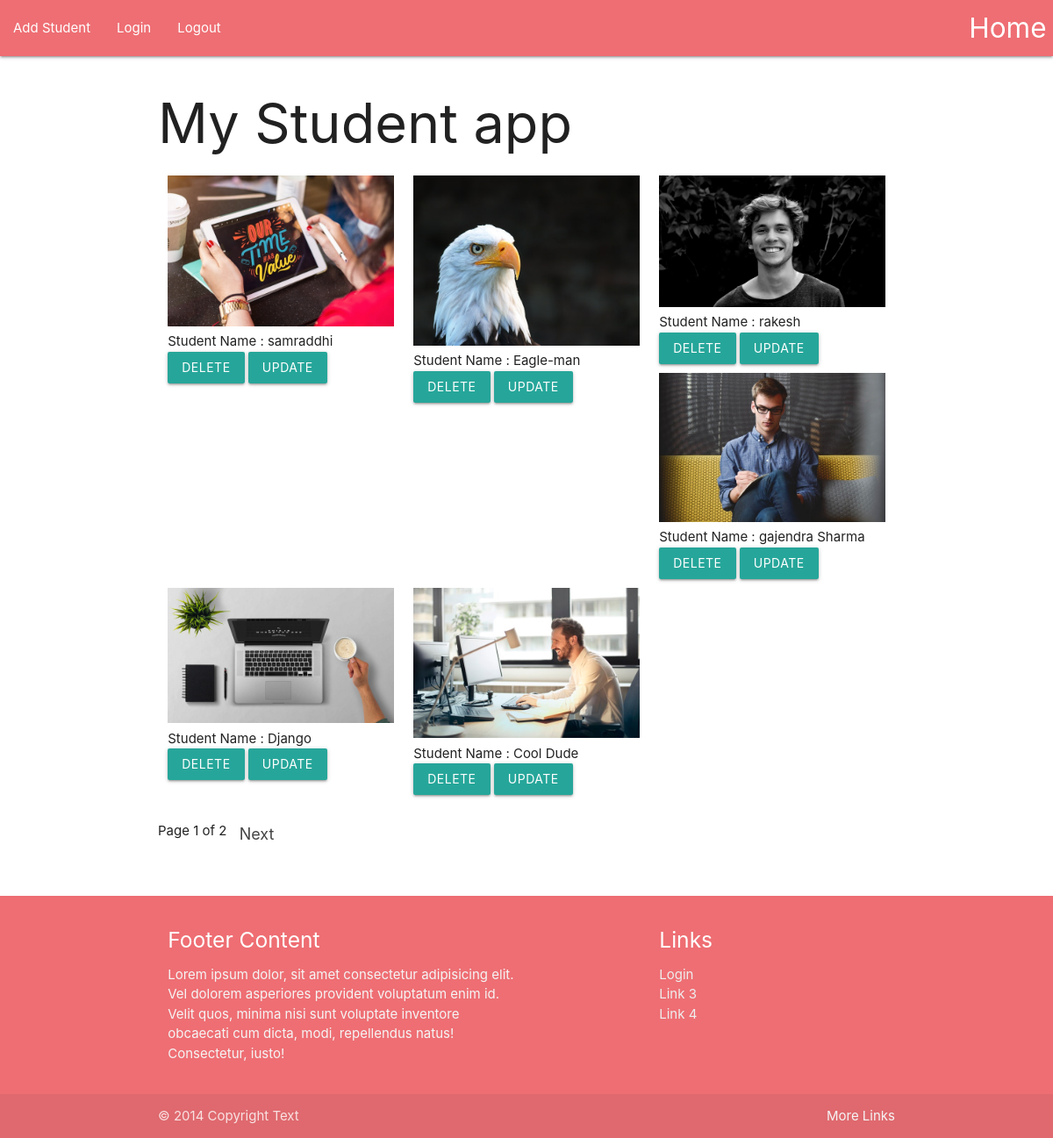
/, run on an earlier commit of the app's database.
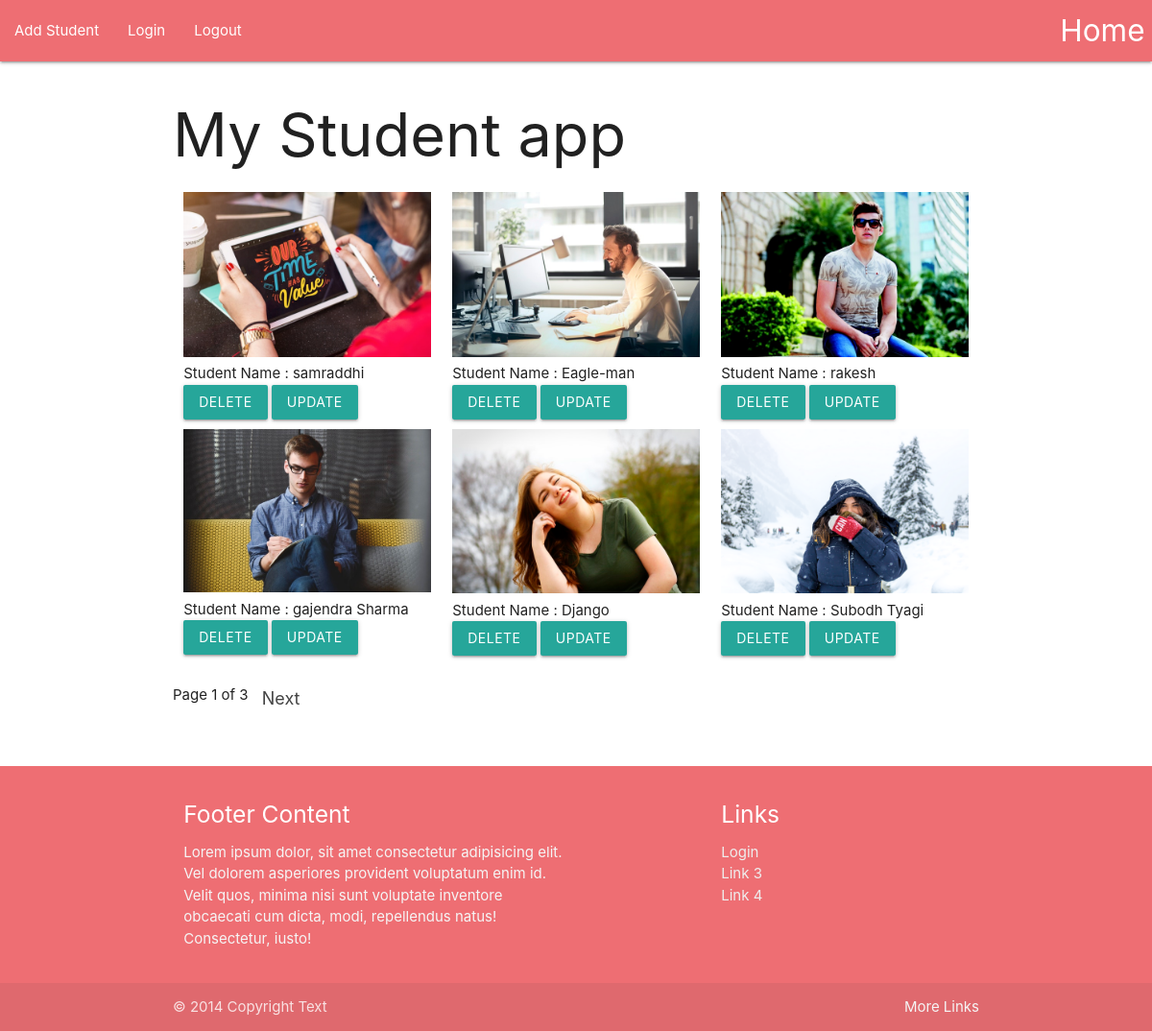
And on a later commit of the database.
### sitaji/models.py (models this page shows, shortened)
class student(models.Model):
    name = models.CharField(max_length=50)
    fname = models.CharField(max_length = 50)
    email = models.CharField(max_length= 100)
    intro = models.TextField(default="")
    image = models.FileField()

### sitaji/views.py (the view)
# urls.py: path('', views.indexView.as_view(), name="index"),
class indexView(generic.ListView):
	template_name = 'sitaji/index.html'
	context_object_name ="students"
	paginate_by = 6
	def get_queryset(self):
		return student.objects.all()

### sitaji/templates/sitaji/index.html (shortened to what this page needs)
{% extends 'sitaji/base.html' %}
{% block body %}
<div class="container">
    <h1>My Student app</h1>
    <div class="row">
    {% for student in students %}
        <div class="col s4" style="margin-bottom: 10px;">
             <a href="{% url 'sitaji:detail' student.id %}"><img class="responsive-img"  src="{{student.image.url}}" alt="student Photo" ></a> <br/>
             Student Name  : {{student.name}} <br/>
             <a class="btn" href="{% url 'sitaji:delete-student' student.id %}">Delete</a>
             <a class="btn" href="{% url 'sitaji:update-student' student.id %}">Update</a>
        </div>
    {% endfor %}
    </div>
        {% include 'sitaji/pagination.html' %}
    </div>
{% endblock %}

### sitaji/templates/sitaji/base.html (shortened to what this page needs)
<!DOCTYPE html>
<html lang="en">
  <head>
    {% load staticfiles %}
    <link rel="stylesheet" type="text/css" href="{% static 'css/mat.css' %}" />
    <link rel="stylesheet" type="text/css" href="{% static 'css/mat.css' %}" />
  </head>
  <body>
    <nav>
      <div class="nav-wrapper">
        <a href="{% url 'sitaji:index' %}" class="brand-logo right">Home</a>
        <ul id="nav-mobile" class="left hide-on-med-and-down">
          <li><a href="{% url 'sitaji:add-student' %}">Add Student</a></li>
          <li><a href="{% url 'login' %}">Login</a></li>
          <li><a href="{% url 'logout' %}">Logout</a></li>
        </ul>
      </div>
    </nav>
    {% block body %} {% endblock %}
    <div style="padding:20px 0px;"></div>
    <footer class="page-footer">
      <div class="container">
        <div class="row">
          <div class="col l6 s12">
            <h5 class="white-text">Footer Content</h5>
            <p class="grey-text text-lighten-4">
              Lorem ipsum dolor, sit amet consectetur adipisicing elit. Vel
              dolorem asperiores provident voluptatum enim id. Velit quos,
              minima nisi sunt voluptate inventore obcaecati cum dicta, modi,
              repellendus natus! Consectetur, iusto!
            </p>
          </div>
          <div class="col l4 offset-l2 s12">
            <h5 class="white-text">Links</h5>
            <ul>
              <li>
                <a class="grey-text text-lighten-3" href="{% url 'login' %}">
                  {% if not user.is_authenticated %} Login {% else %} Logout {% endif %}
                </a>
              </li>
              <li><a class="grey-text text-lighten-3" href="#!">Link 3</a></li>
              <li><a class="grey-text text-lighten-3" href="#!">Link 4</a></li>
            </ul>
          </div>
        </div>
      </div>
      <div class="footer-copyright">
        <div class="container">
          © 2014 Copyright Text
          <a class="grey-text text-lighten-4 right" href="#!">More Links</a>
        </div>
      </div>
    </footer>
  </body>
</html>

### sitaji/templates/sitaji/pagination.html (shortened to what this page needs)
{% if is_paginated %}
<ul class="pagination">
    <li class="waves-effect">
        Page {{ page_obj.number }} of {{ page_obj.paginator.num_pages }}
    </li>
{% if page_obj.has_next %}
    <li class="waves-effect">
        <a href="?page={{ page_obj.next_page_number }}">Next</a>
    </li>
{% endif %}
</ul>
{% else %}
    <h3>Your File Exam</h3>
    <p>File not yet available</p>
{% endif %}

What changed in the data, as far as the page shows it:
removed student: image (picture), name "Cool Dude"
changed student "Eagle-man": image: a different picture
changed student "rakesh": image: a different picture
changed student "Django": image: a different picture
now on this page (row unchanged): student: image (picture), name "Subodh Tyagi"
Also different on the page:
{{ page_obj.paginator.num_pages }}: "2" → "3"
